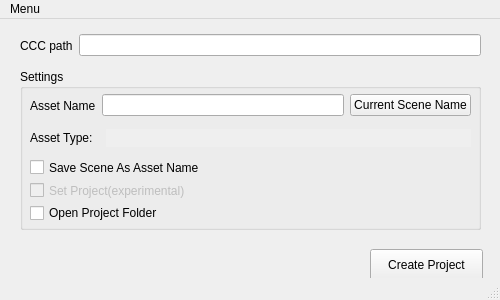
<?xml version="1.0" encoding="UTF-8"?>
<ui version="4.0">
 <class>MainWindow</class>
 <widget class="QMainWindow" name="MainWindow">
  <property name="geometry">
   <rect>
    <x>0</x>
    <y>0</y>
    <width>500</width>
    <height>300</height>
   </rect>
  </property>
  <property name="minimumSize">
   <size>
    <width>500</width>
    <height>300</height>
   </size>
  </property>
  <property name="maximumSize">
   <size>
    <width>500</width>
    <height>300</height>
   </size>
  </property>
  <property name="windowTitle">
   <string>MainWindow</string>
  </property>
  <widget class="QWidget" name="centralwidget">
   <widget class="QPushButton" name="pb_create_project">
    <property name="geometry">
     <rect>
      <x>370</x>
      <y>230</y>
      <width>113</width>
      <height>32</height>
     </rect>
    </property>
    <property name="text">
     <string>Create Project</string>
    </property>
   </widget>
   <widget class="QGroupBox" name="groupBox">
    <property name="geometry">
     <rect>
      <x>20</x>
      <y>50</y>
      <width>461</width>
      <height>161</height>
     </rect>
    </property>
    <property name="title">
     <string>Settings</string>
    </property>
    <widget class="QWidget" name="">
     <property name="geometry">
      <rect>
       <x>10</x>
       <y>20</y>
       <width>441</width>
       <height>33</height>
      </rect>
     </property>
     <layout class="QHBoxLayout" name="horizontalLayout">
      <item>
       <widget class="QLabel" name="label">
        <property name="text">
         <string>Asset Name</string>
        </property>
       </widget>
      </item>
      <item>
       <widget class="QLineEdit" name="le_asset_name"/>
      </item>
      <item>
       <widget class="QPushButton" name="pb_set_asset_name">
        <property name="text">
         <string>Current Scene Name</string>
        </property>
       </widget>
      </item>
     </layout>
    </widget>
    <widget class="QWidget" name="">
     <property name="geometry">
      <rect>
       <x>10</x>
       <y>90</y>
       <width>201</width>
       <height>62</height>
      </rect>
     </property>
     <layout class="QVBoxLayout" name="verticalLayout">
      <item>
       <widget class="QCheckBox" name="cb_save_scene_as_asset_name">
        <property name="text">
         <string>Save Scene As Asset Name</string>
        </property>
       </widget>
      </item>
      <item>
       <widget class="QCheckBox" name="cb_set_project">
        <property name="enabled">
         <bool>false</bool>
        </property>
        <property name="text">
         <string>Set Project(experimental)</string>
        </property>
       </widget>
      </item>
      <item>
       <widget class="QCheckBox" name="cb_open_project_folder">
        <property name="text">
         <string>Open Project Folder</string>
        </property>
        <property name="checked">
         <bool>false</bool>
        </property>
       </widget>
      </item>
     </layout>
    </widget>
    <widget class="QWidget" name="">
     <property name="geometry">
      <rect>
       <x>10</x>
       <y>60</y>
       <width>441</width>
       <height>18</height>
      </rect>
     </property>
     <layout class="QHBoxLayout" name="horizontalLayout_3">
      <item>
       <widget class="QLabel" name="label_4">
        <property name="maximumSize">
         <size>
          <width>70</width>
          <height>16777215</height>
         </size>
        </property>
        <property name="text">
         <string>Asset Type:</string>
        </property>
       </widget>
      </item>
      <item>
       <widget class="QLabel" name="lbl_asset_type">
        <property name="autoFillBackground">
         <bool>true</bool>
        </property>
        <property name="text">
         <string/>
        </property>
       </widget>
      </item>
     </layout>
    </widget>
   </widget>
   <widget class="QWidget" name="layoutWidget">
    <property name="geometry">
     <rect>
      <x>20</x>
      <y>10</y>
      <width>461</width>
      <height>33</height>
     </rect>
    </property>
    <layout class="QHBoxLayout" name="horizontalLayout_2">
     <item>
      <widget class="QLabel" name="label_2">
       <property name="text">
        <string>CCC path</string>
       </property>
      </widget>
     </item>
     <item>
      <widget class="QLineEdit" name="le_ccc_path">
       <property name="readOnly">
        <bool>true</bool>
       </property>
      </widget>
     </item>
    </layout>
   </widget>
  </widget>
  <widget class="QMenuBar" name="menubar">
   <property name="geometry">
    <rect>
     <x>0</x>
     <y>0</y>
     <width>500</width>
     <height>24</height>
    </rect>
   </property>
   <widget class="QMenu" name="menuMenu">
    <property name="title">
     <string>Menu</string>
    </property>
    <addaction name="actionHelp"/>
   </widget>
   <addaction name="menuMenu"/>
  </widget>
  <widget class="QStatusBar" name="statusbar"/>
  <action name="actionHelp">
   <property name="text">
    <string>Help</string>
   </property>
  </action>
 </widget>
 <resources/>
 <connections/>
</ui>
